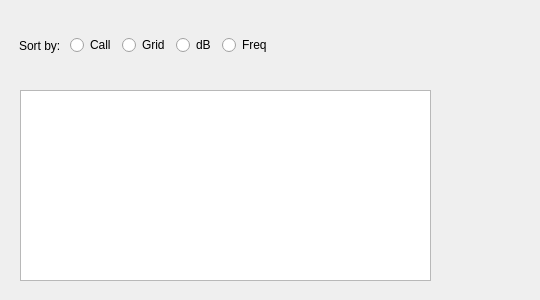
<?xml version="1.0" encoding="UTF-8"?>
<ui version="4.0">
 <class>FoxCalls</class>
 <widget class="QWidget" name="FoxCalls">
  <property name="geometry">
   <rect>
    <x>0</x>
    <y>0</y>
    <width>540</width>
    <height>300</height>
   </rect>
  </property>
  <property name="windowTitle">
   <string>Form</string>
  </property>
  <widget class="QWidget" name="horizontalLayoutWidget">
   <property name="geometry">
    <rect>
     <x>19</x>
     <y>30</y>
     <width>321</width>
     <height>31</height>
    </rect>
   </property>
   <layout class="QHBoxLayout" name="horizontalLayout">
    <item>
     <widget class="QLabel" name="label">
      <property name="text">
       <string>Sort by: </string>
      </property>
     </widget>
    </item>
    <item>
     <widget class="QRadioButton" name="radioButton_3">
      <property name="text">
       <string>Call</string>
      </property>
     </widget>
    </item>
    <item>
     <widget class="QRadioButton" name="radioButton_2">
      <property name="text">
       <string>Grid</string>
      </property>
     </widget>
    </item>
    <item>
     <widget class="QRadioButton" name="radioButton">
      <property name="text">
       <string>dB</string>
      </property>
     </widget>
    </item>
    <item>
     <widget class="QRadioButton" name="radioButton_4">
      <property name="text">
       <string>Freq</string>
      </property>
     </widget>
    </item>
    <item>
     <spacer name="horizontalSpacer_2">
      <property name="orientation">
       <enum>Qt::Horizontal</enum>
      </property>
      <property name="sizeHint" stdset="0">
       <size>
        <width>40</width>
        <height>20</height>
       </size>
      </property>
     </spacer>
    </item>
   </layout>
  </widget>
  <widget class="QPlainTextEdit" name="foxPlainTextEdit">
   <property name="geometry">
    <rect>
     <x>20</x>
     <y>90</y>
     <width>411</width>
     <height>191</height>
    </rect>
   </property>
   <property name="font">
    <font>
     <family>Courier New</family>
     <pointsize>12</pointsize>
    </font>
   </property>
  </widget>
  <widget class="QLabel" name="label_2">
   <property name="geometry">
    <rect>
     <x>27</x>
     <y>70</y>
     <width>341</width>
     <height>16</height>
    </rect>
   </property>
   <property name="font">
    <font>
     <family>Courier New</family>
     <pointsize>12</pointsize>
    </font>
   </property>
   <property name="text">
    <string/>
   </property>
  </widget>
 </widget>
 <resources/>
 <connections/>
</ui>
